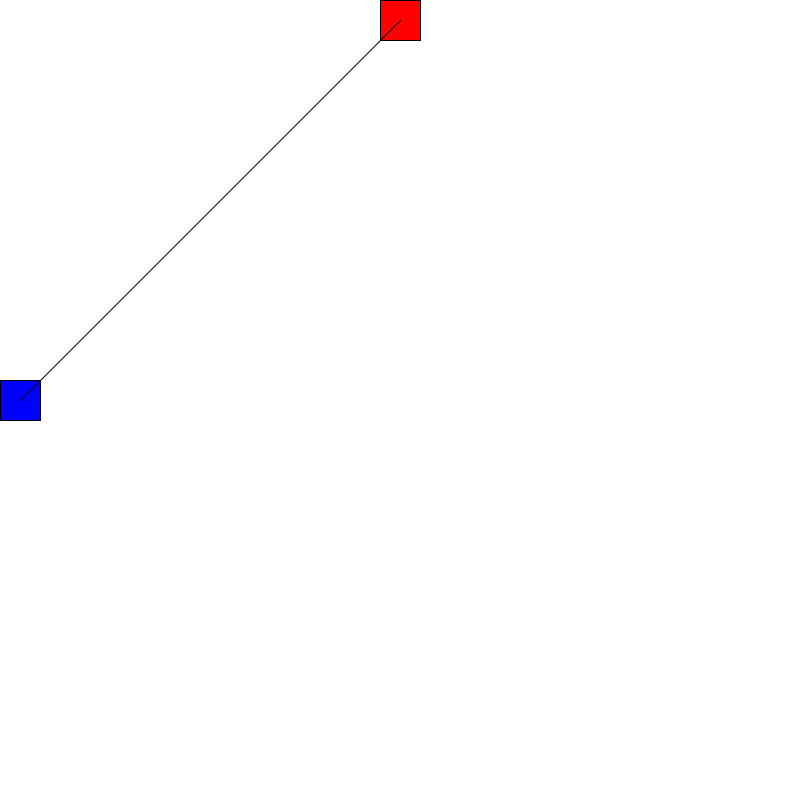
Frame 1 (no input)
Frame 60 (the mouse pressed at the canvas centre just before this capture): identical to frame 1, image omitted
Frame 120 (the mouse held since frame 60 and released just before this capture): identical to frame 1, image omitted

The Processing sketch that drew this single still picture (run headless with seeded random() and noise(); from frame 60 on, the mouse is pressed at the canvas centre):

// Processing sketch: M1
// ── M1.pde
void setup() {
  //size of canvas 
 // https://processing.org/reference/size_.html (width, height) 
 size(800, 800);
 
 
 
 
}

void draw() {
  //Color in the canvas background
  //https://processing.org/reference/background_.html
    background(255, 255, 255);
    
    fill(255, 0, 0);
    stroke(0);
    rect(380, 0, 40, 40);
    
    fill(0, 0, 255);
    stroke(0);
    rect(0, 380, 40, 40);
    
    line(400, 20, 20, 400);
}
